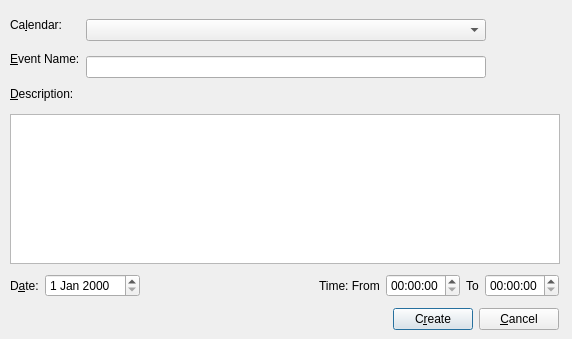
<ui version="4.0" >
 <class>CreateNewEvent</class>
 <widget class="QDialog" name="CreateNewEvent" >
  <property name="geometry" >
   <rect>
    <x>0</x>
    <y>0</y>
    <width>572</width>
    <height>339</height>
   </rect>
  </property>
  <property name="sizePolicy" >
   <sizepolicy vsizetype="Fixed" hsizetype="Fixed" >
    <horstretch>0</horstretch>
    <verstretch>0</verstretch>
   </sizepolicy>
  </property>
  <property name="windowTitle" >
   <string>Create new event</string>
  </property>
  <widget class="QWidget" name="layoutWidget" >
   <property name="geometry" >
    <rect>
     <x>10</x>
     <y>10</y>
     <width>554</width>
     <height>320</height>
    </rect>
   </property>
   <layout class="QVBoxLayout" >
    <item>
     <layout class="QHBoxLayout" >
      <item>
       <layout class="QVBoxLayout" >
        <item>
         <widget class="QLabel" name="label" >
          <property name="text" >
           <string>Ca&amp;lendar:</string>
          </property>
          <property name="buddy" >
           <cstring>selectCalendarBox</cstring>
          </property>
         </widget>
        </item>
        <item>
         <widget class="QLabel" name="labelEventName" >
          <property name="text" >
           <string>&amp;Event Name:</string>
          </property>
          <property name="buddy" >
           <cstring>eventNameInput</cstring>
          </property>
         </widget>
        </item>
        <item>
         <widget class="QLabel" name="labelDescription" >
          <property name="text" >
           <string>&amp;Description:</string>
          </property>
          <property name="buddy" >
           <cstring>textEdit</cstring>
          </property>
         </widget>
        </item>
       </layout>
      </item>
      <item>
       <layout class="QVBoxLayout" >
        <item>
         <layout class="QHBoxLayout" >
          <item>
           <widget class="QComboBox" name="selectCalendarBox" >
            <property name="sizePolicy" >
             <sizepolicy vsizetype="Fixed" hsizetype="Fixed" >
              <horstretch>0</horstretch>
              <verstretch>0</verstretch>
             </sizepolicy>
            </property>
            <property name="minimumSize" >
             <size>
              <width>400</width>
              <height>0</height>
             </size>
            </property>
           </widget>
          </item>
          <item>
           <spacer>
            <property name="orientation" >
             <enum>Qt::Horizontal</enum>
            </property>
            <property name="sizeType" >
             <enum>QSizePolicy::MinimumExpanding</enum>
            </property>
            <property name="sizeHint" >
             <size>
              <width>61</width>
              <height>24</height>
             </size>
            </property>
           </spacer>
          </item>
         </layout>
        </item>
        <item>
         <layout class="QHBoxLayout" >
          <item>
           <widget class="QLineEdit" name="eventNameInput" >
            <property name="sizePolicy" >
             <sizepolicy vsizetype="Fixed" hsizetype="Fixed" >
              <horstretch>0</horstretch>
              <verstretch>0</verstretch>
             </sizepolicy>
            </property>
            <property name="minimumSize" >
             <size>
              <width>400</width>
              <height>0</height>
             </size>
            </property>
           </widget>
          </item>
          <item>
           <spacer>
            <property name="orientation" >
             <enum>Qt::Horizontal</enum>
            </property>
            <property name="sizeType" >
             <enum>QSizePolicy::MinimumExpanding</enum>
            </property>
            <property name="sizeHint" >
             <size>
              <width>61</width>
              <height>20</height>
             </size>
            </property>
           </spacer>
          </item>
         </layout>
        </item>
        <item>
         <spacer>
          <property name="orientation" >
           <enum>Qt::Horizontal</enum>
          </property>
          <property name="sizeType" >
           <enum>QSizePolicy::MinimumExpanding</enum>
          </property>
          <property name="sizeHint" >
           <size>
            <width>461</width>
            <height>20</height>
           </size>
          </property>
         </spacer>
        </item>
       </layout>
      </item>
     </layout>
    </item>
    <item>
     <widget class="QTextEdit" name="textEdit" >
      <property name="sizePolicy" >
       <sizepolicy vsizetype="Maximum" hsizetype="Maximum" >
        <horstretch>0</horstretch>
        <verstretch>0</verstretch>
       </sizepolicy>
      </property>
      <property name="maximumSize" >
       <size>
        <width>550</width>
        <height>150</height>
       </size>
      </property>
      <property name="html" >
       <string>&lt;html>&lt;head>&lt;meta name="qrichtext" content="1" />&lt;style type="text/css">
p, li { white-space: pre-wrap; }
&lt;/style>&lt;/head>&lt;body style=" font-family:'Lucida Grande'; font-size:9pt; font-weight:400; font-style:normal;">
&lt;p style="-qt-paragraph-type:empty; margin-top:0px; margin-bottom:0px; margin-left:0px; margin-right:0px; -qt-block-indent:0; text-indent:0px;">&lt;/p>&lt;/body>&lt;/html></string>
      </property>
     </widget>
    </item>
    <item>
     <layout class="QHBoxLayout" >
      <item>
       <layout class="QHBoxLayout" >
        <item>
         <widget class="QLabel" name="labelDataEdit" >
          <property name="text" >
           <string>D&amp;ate:</string>
          </property>
          <property name="buddy" >
           <cstring>dateEdit</cstring>
          </property>
         </widget>
        </item>
        <item>
         <widget class="QDateEdit" name="dateEdit" />
        </item>
       </layout>
      </item>
      <item>
       <spacer>
        <property name="orientation" >
         <enum>Qt::Horizontal</enum>
        </property>
        <property name="sizeType" >
         <enum>QSizePolicy::MinimumExpanding</enum>
        </property>
        <property name="sizeHint" >
         <size>
          <width>151</width>
          <height>32</height>
         </size>
        </property>
       </spacer>
      </item>
      <item>
       <layout class="QHBoxLayout" >
        <item>
         <widget class="QLabel" name="labelTime1" >
          <property name="text" >
           <string>Time: From</string>
          </property>
          <property name="buddy" >
           <cstring>timeedit1</cstring>
          </property>
         </widget>
        </item>
        <item>
         <widget class="TimeEdit" name="timeedit1" />
        </item>
       </layout>
      </item>
      <item>
       <layout class="QHBoxLayout" >
        <item>
         <widget class="QLabel" name="labelTime2" >
          <property name="text" >
           <string>To</string>
          </property>
          <property name="buddy" >
           <cstring>timeedit2</cstring>
          </property>
         </widget>
        </item>
        <item>
         <widget class="TimeEdit" name="timeedit2" />
        </item>
       </layout>
      </item>
      <item>
       <spacer>
        <property name="orientation" >
         <enum>Qt::Horizontal</enum>
        </property>
        <property name="sizeType" >
         <enum>QSizePolicy::Minimum</enum>
        </property>
        <property name="sizeHint" >
         <size>
          <width>5</width>
          <height>20</height>
         </size>
        </property>
       </spacer>
      </item>
     </layout>
    </item>
    <item>
     <layout class="QHBoxLayout" >
      <item>
       <spacer>
        <property name="orientation" >
         <enum>Qt::Horizontal</enum>
        </property>
        <property name="sizeType" >
         <enum>QSizePolicy::MinimumExpanding</enum>
        </property>
        <property name="sizeHint" >
         <size>
          <width>40</width>
          <height>20</height>
         </size>
        </property>
       </spacer>
      </item>
      <item>
       <widget class="QPushButton" name="createButton" >
        <property name="sizePolicy" >
         <sizepolicy vsizetype="Fixed" hsizetype="Fixed" >
          <horstretch>0</horstretch>
          <verstretch>0</verstretch>
         </sizepolicy>
        </property>
        <property name="text" >
         <string>C&amp;reate</string>
        </property>
       </widget>
      </item>
      <item>
       <widget class="QPushButton" name="cancelButton" >
        <property name="sizePolicy" >
         <sizepolicy vsizetype="Fixed" hsizetype="Fixed" >
          <horstretch>0</horstretch>
          <verstretch>0</verstretch>
         </sizepolicy>
        </property>
        <property name="text" >
         <string>&amp;Cancel</string>
        </property>
       </widget>
      </item>
      <item>
       <spacer>
        <property name="orientation" >
         <enum>Qt::Horizontal</enum>
        </property>
        <property name="sizeType" >
         <enum>QSizePolicy::Minimum</enum>
        </property>
        <property name="sizeHint" >
         <size>
          <width>5</width>
          <height>20</height>
         </size>
        </property>
       </spacer>
      </item>
     </layout>
    </item>
   </layout>
  </widget>
 </widget>
 <customwidgets>
  <customwidget>
   <class>TimeEdit</class>
   <extends>QTimeEdit</extends>
   <header>TimeEdit.h</header>
  </customwidget>
 </customwidgets>
 <tabstops>
  <tabstop>selectCalendarBox</tabstop>
  <tabstop>eventNameInput</tabstop>
  <tabstop>textEdit</tabstop>
  <tabstop>dateEdit</tabstop>
  <tabstop>timeedit1</tabstop>
  <tabstop>timeedit2</tabstop>
  <tabstop>createButton</tabstop>
  <tabstop>cancelButton</tabstop>
 </tabstops>
 <resources/>
 <connections>
  <connection>
   <sender>cancelButton</sender>
   <signal>clicked()</signal>
   <receiver>CreateNewEvent</receiver>
   <slot>close()</slot>
   <hints>
    <hint type="sourcelabel" >
     <x>523</x>
     <y>314</y>
    </hint>
    <hint type="destinationlabel" >
     <x>283</x>
     <y>306</y>
    </hint>
   </hints>
  </connection>
 </connections>
</ui>
